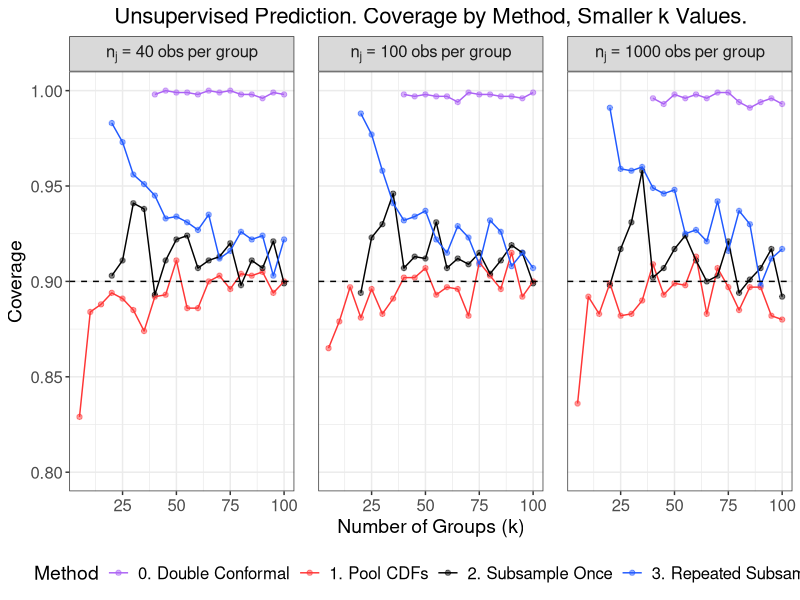
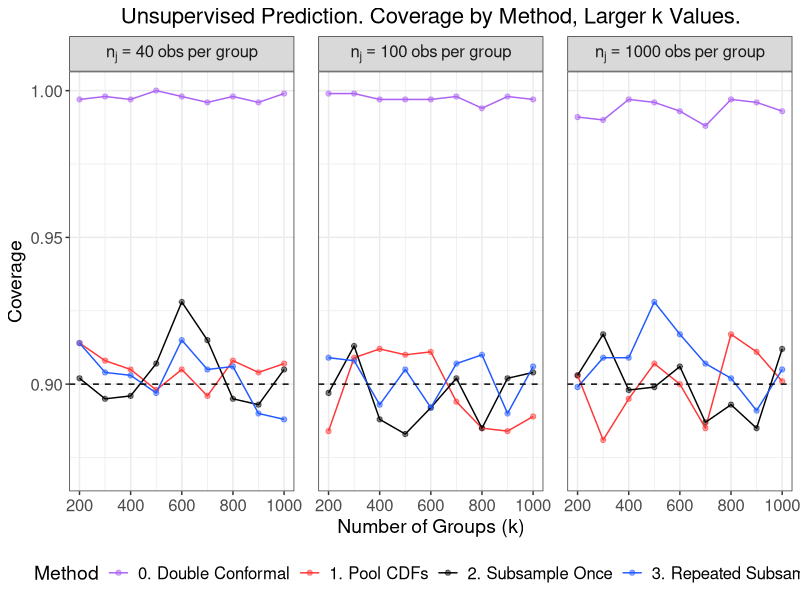

Reproduce these figures in R, in order.
# Coverage plots for unsupervised methods on normal data
# across additional n_j

library(tidyverse)
library(data.table)
library(gridExtra)
library(grid)

# Create theme
paper_theme <- theme_bw() +
  theme(plot.title = element_text(hjust = 0.5, size = 16),
        plot.subtitle = element_text(hjust = 0.5, size = 14),
        legend.title = element_text(size = 14),
        axis.title = element_text(size = 14),
        legend.text = element_text(size = 12),
        axis.text = element_text(size = 12),
        strip.text = element_text(size = 12),
        panel.spacing = unit(1.2, "lines"))

# Read in data
method_0 <- fread(file = "sim_data/appendix/unsup_addl_normal/method_0.csv") %>%
  mutate(Method = "0. Double Conformal")

method_1 <- fread(file = "sim_data/appendix/unsup_addl_normal/method_1.csv") %>%
  mutate(Method = "1. Pool CDFs")

method_2 <- fread(file = "sim_data/appendix/unsup_addl_normal/method_2.csv") %>%
  mutate(Method = "2. Subsample Once")

method_3 <- fread(file = "sim_data/appendix/unsup_addl_normal/method_3.csv") %>%
  rename(coverage = coverage_2alpha, avg_length = avg_length_2alpha) %>%
  mutate(Method = "3. Repeated Subsample")

# Merge results across methods
results <- rbind(method_0, method_1, method_2, method_3)

# Code to extract legend: http://www.sthda.com/english/wiki/wiki.php?id_contents=7930#add-a-common-legend-for-multiple-ggplot2-graphs
get_legend<-function(myggplot){
  tmp <- ggplot_gtable(ggplot_build(myggplot))
  leg <- which(sapply(tmp$grobs, function(x) x$name) == "guide-box")
  legend <- tmp$grobs[[leg]]
  return(legend)
}

########################
##### Create plots #####
########################

##### Coverage #####

# Coverage vs k, smaller values of k
cov_small_k <- results %>%
  dplyr::filter(k <= 100, n %in% c(40, 100, 1000), !is.na(coverage)) %>%
  mutate(Method = factor(
    Method,
    levels = c("0. Double Conformal",
               "1. Pool CDFs",
               "2. Subsample Once",
               "3. Repeated Subsample"),
    labels = c("0. Double Conformal",
               "1. Pool CDFs",
               "2. Subsample Once",
               "3. Repeated Subsample"))) %>%
  mutate(n = factor(n, levels = c(40, 100, 1000),
                    labels = c("n[j]==40~obs~per~group",
                               "n[j]==100~obs~per~group",
                               "n[j]==1000~obs~per~group"))) %>%
  ggplot(aes(x = k, y = coverage, color = Method)) +
  facet_wrap(. ~ n, labeller = label_parsed) +
  geom_point(alpha = 0.5) +
  geom_line() +
  geom_hline(yintercept = 0.90, lty = "dashed") +
  lims(y = c(0.8, 1)) +
  labs(x = "Number of Groups (k)",
       y = "Coverage",
       title = "Unsupervised Prediction. Coverage by Method, Smaller k Values.") +
  scale_color_manual(values = c("#AB62F4", "#FF3636", "black", "#2059FF"),
                     labels = c("0. Double Conformal",
                                "1. Pool CDFs",
                                "2. Subsample Once",
                                "3. Repeated Subsample")) +
  paper_theme +
  theme(legend.position = "bottom")

# Coverage vs k, larger values of k
cov_large_k <- results %>%
  dplyr::filter(k >= 200, n %in% c(40, 100, 1000)) %>%
  mutate(Method = factor(
    Method,
    levels = c("0. Double Conformal",
               "1. Pool CDFs",
               "2. Subsample Once",
               "3. Repeated Subsample"),
    labels = c("0. Double Conformal",
               "1. Pool CDFs",
               "2. Subsample Once",
               "3. Repeated Subsample"))) %>%
  mutate(n = factor(n, levels = c(40, 100, 1000),
                    labels = c("n[j]==40~obs~per~group",
                               "n[j]==100~obs~per~group",
                               "n[j]==1000~obs~per~group"))) %>%
  ggplot(aes(x = k, y = coverage, color = Method)) +
  facet_wrap(. ~ n, labeller = label_parsed) +
  geom_point(alpha = 0.5) +
  geom_line() +
  geom_hline(yintercept = 0.90, lty = "dashed") +
  lims(y = c(0.87, 1)) +
  labs(x = "Number of Groups (k)",
       y = "Coverage",
       title = "Unsupervised Prediction. Coverage by Method, Larger k Values.") +
  scale_color_manual(values = c("#AB62F4", "#FF3636", "black", "#2059FF"),
                     labels = c("0. Double Conformal",
                                "1. Pool CDFs",
                                "2. Subsample Once",
                                "3. Repeated Subsample")) +
  paper_theme +
  theme(legend.position = "bottom")

######################
##### Save plots #####
######################

ggsave(plot = cov_small_k,
       filename = "sim_figures/appendix/unsup_cov_small_k.pdf",
       width = 9.5, height = 3.5)

ggsave(plot = cov_large_k,
       filename = "sim_figures/appendix/unsup_cov_large_k.pdf",
       width = 9.5, height = 3.5)
